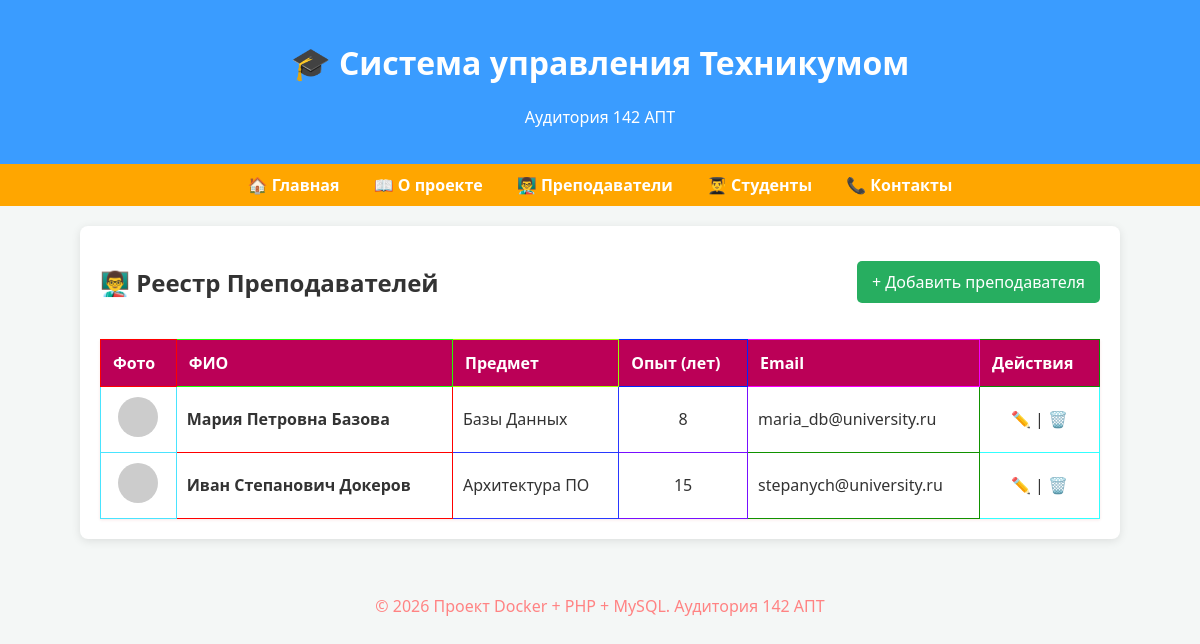
The app's page /teachers.php with its own data.
### tables this page shows
CREATE TABLE teachers (
    id INT AUTO_INCREMENT PRIMARY KEY,
    full_name VARCHAR(100) NOT NULL,
    subject VARCHAR(100) NOT NULL,
    email VARCHAR(100),
    phone VARCHAR(20) DEFAULT '+7 (000) 000-00-00',
    experience_years INT DEFAULT 0,
    bio TEXT,
    photo_url VARCHAR(255),
    is_active BOOLEAN DEFAULT 1
);

### teachers.php (the view)
<?php include 'db.php'; include 'header.php'; ?>
<div style="display: flex; justify-content: space-between; align-items: center;">
    <h2>👨‍🏫 Реестр Преподавателей</h2>
    <a href="manage_teacher.php?action=add" style="background: #27ae60; color: white; padding: 10px 15px; border-radius: 5px; text-decoration: none;">+ Добавить преподавателя</a>
</div>
<table style="width: 100%; border-collapse: collapse; margin-top: 20px; background: white; box-shadow: 0 1px 3px rgba(182, 23, 23, 0.1);">
    <thead>
        <tr style="background: #bb0057; color: white; text-align: left;">
            <th style="padding: 12px; border: 1px solid #ff0000;">Фото</th>
            <th style="padding: 12px; border: 1px solid #1eff00;">ФИО</th>
            <th style="padding: 12px; border: 1px solid #9dff00;">Предмет</th>
            <th style="padding: 12px; border: 1px solid #0026ff;">Опыт (лет)</th>
            <th style="padding: 12px; border: 1px solid #f700ff;">Email</th>
            <th style="padding: 12px; border: 1px solid #0b8a00;">Действия</th>
        </tr>
    </thead>
    <tbody>
        <?php
        $res = $conn->query("SELECT * FROM teachers ORDER BY id DESC");
        while($t = $res->fetch_assoc()): ?>
            <tr>
                <td style="padding: 10px; border: 1px solid #49e4ff; text-align: center;">
                    <img src="<?= $t['photo_url'] ?>" width="40" style="border-radius: 50%;">
                </td>
                <td style="padding: 10px; border: 1px solid #ff0000; font-weight: bold;"><?= htmlspecialchars($t['full_name']) ?></td>
                <td style="padding: 10px; border: 1px solid #2938ff;"><?= htmlspecialchars($t['subject']) ?></td>
                <td style="padding: 10px; border: 1px solid #770fff; text-align: center;"><?= $t['experience_years'] ?></td>
                <td style="padding: 10px; border: 1px solid #119200;"><?= $t['email'] ?></td>
                <td style="padding: 10px; border: 1px solid #31ffff; text-align: center;">
                    <a href="manage_teacher.php?action=edit&id=<?= $t['id'] ?>" style="color: #3498db; text-decoration: none;">✏️</a> |
                    <a href="manage_teacher.php?action=delete&id=<?= $t['id'] ?>" style="color: #e74c3c; text-decoration: none;" onclick="return confirm('Удалить?')">🗑️</a>
                </td>
            </tr>
        <?php endwhile; ?>
    </tbody>
</table>
<?php include 'footer.php'; ?>

### style.css (style rules this page uses)
body { font-family: 'Segoe UI', sans-serif; background: #f4f7f6; margin: 0; padding: 0; color: #333; }

### records on screen
teachers: full_name "Мария Петровна Базова", subject "Базы Данных", experience_years "8", email "maria_db@university.ru"
teachers: full_name "Иван Степанович Докеров", subject "Архитектура ПО", experience_years "15", email "stepanych@university.ru"
